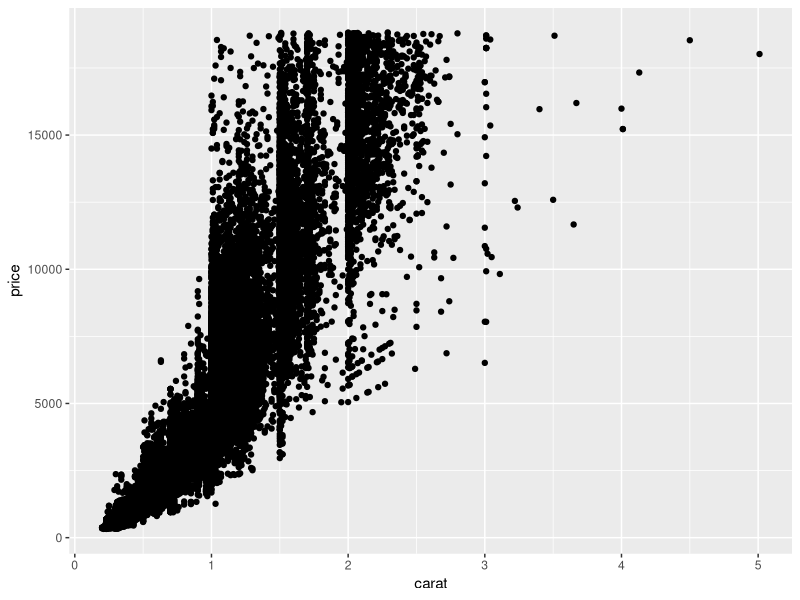
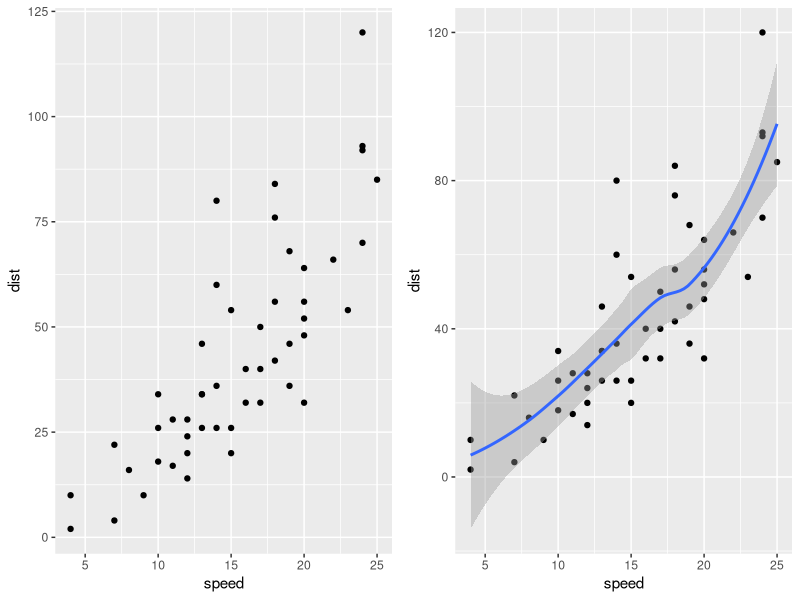
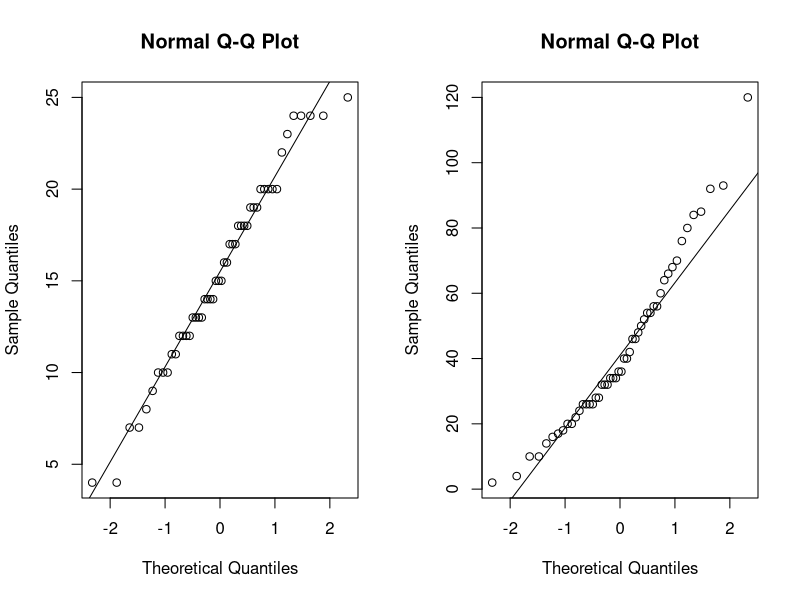
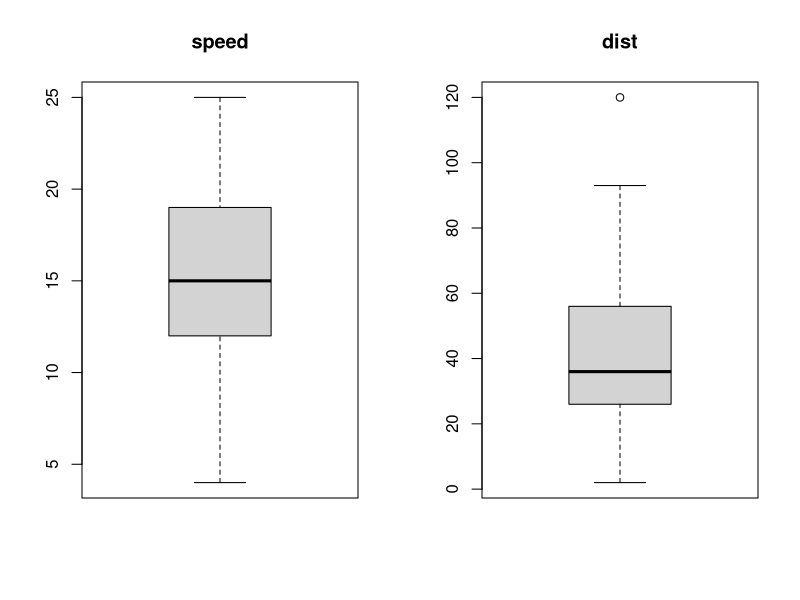
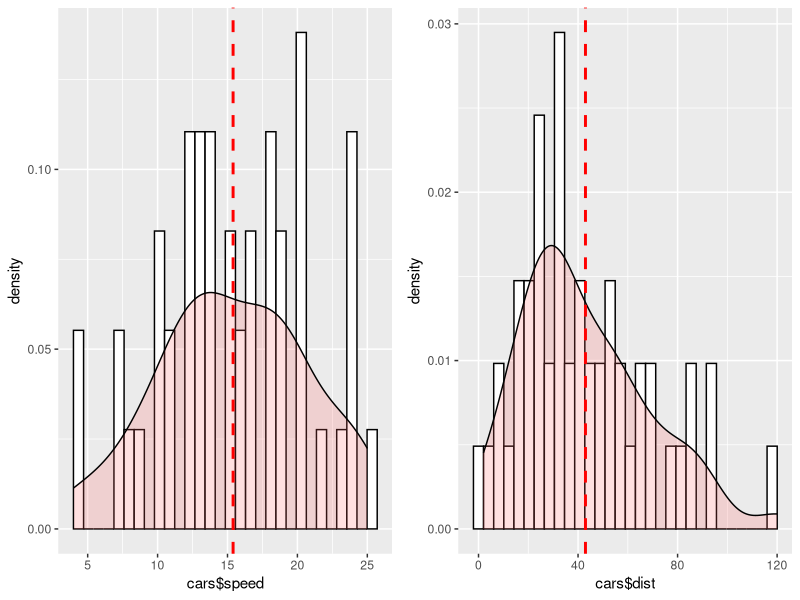

The R script that drew these images, in order:
## ---- chunk 1
knitr::opts_chunk$set(echo = TRUE)
## ---- chunk 2
#install.packages("tidyverse")
#install.packages("gridExtra")
library(tidyverse)
library(gridExtra)
## ---- chunk 3
diamonds

ggplot(diamonds, aes(x=carat, y=price)) +
  geom_point()

## ---- chunk 4
head(cars)
str(cars)


p1 <- ggplot(cars, aes(x=speed, y=dist)) +
  geom_point()

p2 <- ggplot(cars, aes(x=speed, y=dist)) +
  geom_point() +
  geom_smooth()

grid.arrange(p1, p2, ncol=2)


#normality check
par(mfrow=c(1,2))
qqnorm(cars$speed)
qqline(cars$speed)
qqnorm(cars$dist)
qqline(cars$dist)

#outliers
par(mfrow=c(1,2))
boxplot(cars$speed, main="speed")
boxplot(cars$dist, main="dist")


#check normal distribution
p1 <- ggplot(data = NULL, aes(x = cars$speed)) +
        geom_histogram(aes(y = ..density..), colour="black", fill="white") +
        geom_density(alpha=.2, fill="#FF6666") +
        geom_vline(aes(xintercept=mean(cars$speed, na.rm = T)), color="red", linetype="dashed", size=1)

p2 <- ggplot(data = NULL, aes(x = cars$dist)) +
        geom_histogram(aes(y = ..density..), colour="black", fill="white") +
        geom_density(alpha=.2, fill="#FF6666") +
        geom_vline(aes(xintercept=mean(cars$dist, na.rm = T)), color="red", linetype="dashed", size=1)

grid.arrange(p1, p2, ncol=2)

#correlation
cor(cars$speed, cars$dist)

#Simple linear model
#response~independent
model_simplelm <- lm(dist~speed, data = cars)
summary(model_simplelm)

